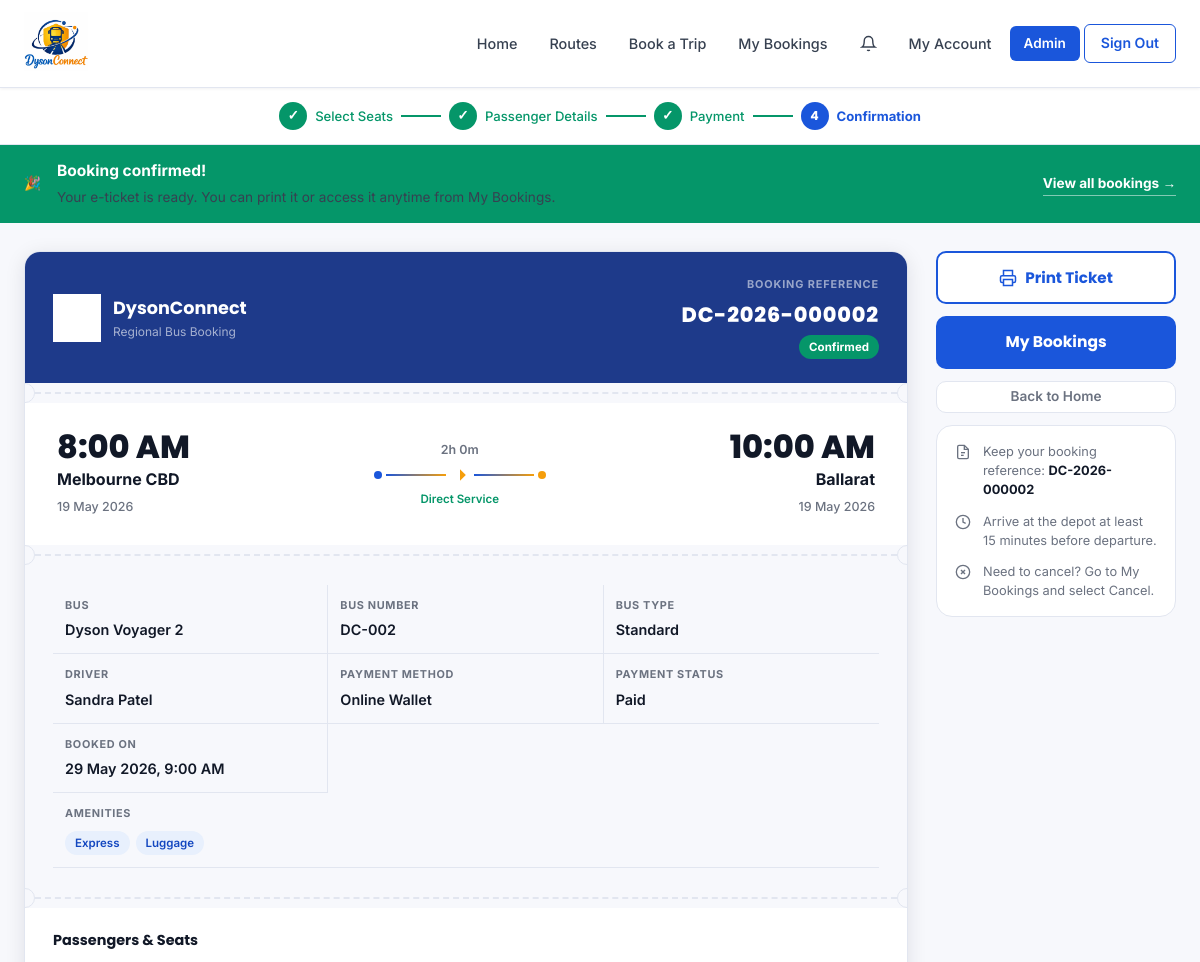
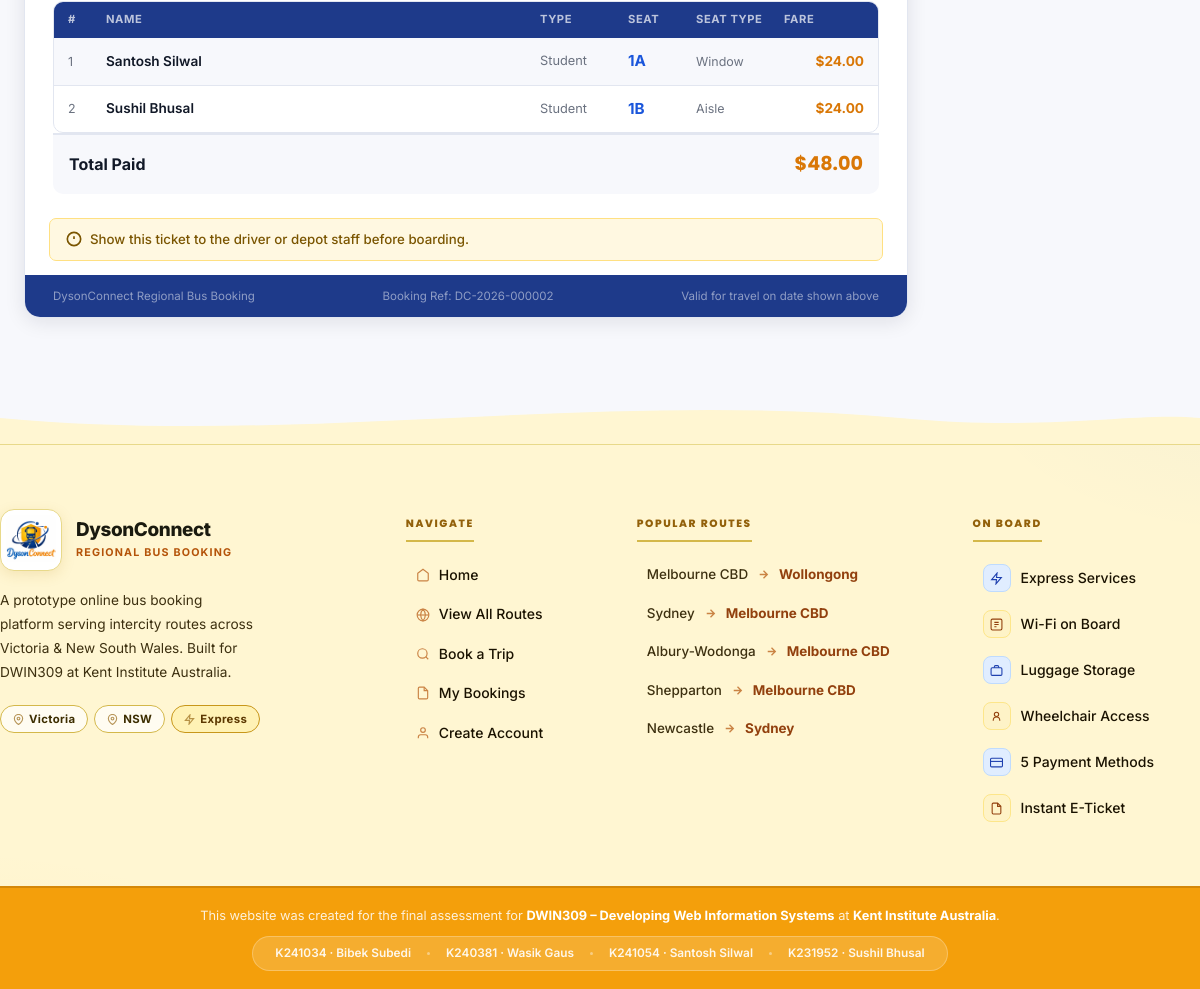
/ticket.php?booking_id=2 (signed in), run on the app's committed database (2 pictures, top to bottom).
### tables this page shows
CREATE TABLE bookings (
    booking_id        INT           UNSIGNED NOT NULL AUTO_INCREMENT,
    user_id           INT           UNSIGNED NOT NULL,
    schedule_id       INT           UNSIGNED NOT NULL,
    booking_reference VARCHAR(20)   NOT NULL,
    booking_date      DATETIME      NOT NULL DEFAULT CURRENT_TIMESTAMP,
    total_amount      DECIMAL(10,2) NOT NULL DEFAULT 0.00,
    booking_status    ENUM('Confirmed','Cancelled','Pending Payment')
                                    NOT NULL DEFAULT 'Pending Payment',
    refund_status     ENUM('Not Applicable','Pending','Processed','Rejected')
                                    NOT NULL DEFAULT 'Not Applicable',
    created_at        DATETIME      NOT NULL DEFAULT CURRENT_TIMESTAMP,
    PRIMARY KEY (booking_id),
    UNIQUE KEY uq_bookings_ref (booking_reference),
    CONSTRAINT fk_bookings_user
        FOREIGN KEY (user_id) REFERENCES users (user_id)
        ON UPDATE CASCADE ON DELETE RESTRICT,
    CONSTRAINT fk_bookings_schedule
        FOREIGN KEY (schedule_id) REFERENCES schedules (schedule_id)
        ON UPDATE CASCADE ON DELETE RESTRICT
);

CREATE TABLE schedules (
    schedule_id     INT         UNSIGNED NOT NULL AUTO_INCREMENT,
    bus_id          INT         UNSIGNED NOT NULL,
    route_id        INT         UNSIGNED NOT NULL,
    departure_date  DATE        NOT NULL,
    departure_time  TIME        NOT NULL,
    arrival_time    TIME        NOT NULL,
    available_seats TINYINT     UNSIGNED NOT NULL,
    status          ENUM('scheduled','departed','cancelled','completed')
                                NOT NULL DEFAULT 'scheduled',
    created_at      DATETIME    NOT NULL DEFAULT CURRENT_TIMESTAMP,
    PRIMARY KEY (schedule_id),
    CONSTRAINT fk_schedules_bus
        FOREIGN KEY (bus_id) REFERENCES buses (bus_id)
        ON UPDATE CASCADE ON DELETE RESTRICT,
    CONSTRAINT fk_schedules_route
        FOREIGN KEY (route_id) REFERENCES routes (route_id)
        ON UPDATE CASCADE ON DELETE RESTRICT
);

CREATE TABLE routes (
    route_id    INT           UNSIGNED NOT NULL AUTO_INCREMENT,
    origin      VARCHAR(100)  NOT NULL,
    destination VARCHAR(100)  NOT NULL,
    distance_km SMALLINT      UNSIGNED NOT NULL DEFAULT 0,
    base_price  DECIMAL(8,2)  NOT NULL,
    route_tags  VARCHAR(255)  DEFAULT NULL,
    status      ENUM('active','inactive') NOT NULL DEFAULT 'active',
    created_at  DATETIME      NOT NULL DEFAULT CURRENT_TIMESTAMP,
    PRIMARY KEY (route_id)
);

CREATE TABLE buses (
    bus_id        INT          UNSIGNED NOT NULL AUTO_INCREMENT,
    bus_name      VARCHAR(100) NOT NULL,
    bus_number    VARCHAR(20)  NOT NULL,
    bus_type      ENUM('Standard','Express','Sleeper','Mini') NOT NULL DEFAULT 'Standard',
    seat_capacity TINYINT      UNSIGNED NOT NULL DEFAULT 40,
    bus_image     VARCHAR(255) DEFAULT NULL,    
    driver_id     INT          UNSIGNED DEFAULT NULL,
    status        ENUM('active','inactive','maintenance') NOT NULL DEFAULT 'active',
    created_at    DATETIME     NOT NULL DEFAULT CURRENT_TIMESTAMP,
    PRIMARY KEY (bus_id),
    UNIQUE KEY uq_buses_number (bus_number),
    CONSTRAINT fk_buses_driver
        FOREIGN KEY (driver_id) REFERENCES drivers (driver_id)
        ON UPDATE CASCADE ON DELETE SET NULL
);

CREATE TABLE drivers (
    driver_id      INT          UNSIGNED NOT NULL AUTO_INCREMENT,
    full_name      VARCHAR(120) NOT NULL,
    phone          VARCHAR(20)  DEFAULT NULL,
    licence_number VARCHAR(40)  NOT NULL,
    status         ENUM('active','inactive') NOT NULL DEFAULT 'active',
    created_at     DATETIME     NOT NULL DEFAULT CURRENT_TIMESTAMP,
    PRIMARY KEY (driver_id),
    UNIQUE KEY uq_drivers_licence (licence_number)
);

CREATE TABLE payments (
    payment_id     INT           UNSIGNED NOT NULL AUTO_INCREMENT,
    booking_id     INT           UNSIGNED NOT NULL,
    payment_method ENUM('Card','Cash','Online Wallet')
                                 NOT NULL DEFAULT 'Card',
    payment_status ENUM('Paid','Pending','Failed','Refunded')
                                 NOT NULL DEFAULT 'Pending',
    payment_date   DATETIME      DEFAULT NULL,
    amount_paid    DECIMAL(10,2) NOT NULL DEFAULT 0.00,
    PRIMARY KEY (payment_id),
    UNIQUE KEY uq_payments_booking (booking_id),
    CONSTRAINT fk_payments_booking
        FOREIGN KEY (booking_id) REFERENCES bookings (booking_id)
        ON UPDATE CASCADE ON DELETE CASCADE
);

CREATE TABLE booking_passengers (
    passenger_id   INT          UNSIGNED NOT NULL AUTO_INCREMENT,
    booking_id     INT          UNSIGNED NOT NULL,
    seat_id        INT          UNSIGNED NOT NULL,
    passenger_name VARCHAR(120) NOT NULL,
    passenger_type ENUM('Adult','Student','Child','Senior')
                                NOT NULL DEFAULT 'Adult',
    fare_amount    DECIMAL(8,2) NOT NULL,
    PRIMARY KEY (passenger_id),
    CONSTRAINT fk_bp_booking
        FOREIGN KEY (booking_id) REFERENCES bookings (booking_id)
        ON UPDATE CASCADE ON DELETE CASCADE,
    CONSTRAINT fk_bp_seat
        FOREIGN KEY (seat_id) REFERENCES seats (seat_id)
        ON UPDATE CASCADE ON DELETE RESTRICT
);

CREATE TABLE seats (
    seat_id     INT         UNSIGNED NOT NULL AUTO_INCREMENT,
    bus_id      INT         UNSIGNED NOT NULL,
    seat_number VARCHAR(5)  NOT NULL,    
    seat_type   ENUM('Window','Aisle','Middle') NOT NULL DEFAULT 'Window',
    PRIMARY KEY (seat_id),
    UNIQUE KEY uq_seats_bus_num (bus_id, seat_number),
    CONSTRAINT fk_seats_bus
        FOREIGN KEY (bus_id) REFERENCES buses (bus_id)
        ON UPDATE CASCADE ON DELETE CASCADE
);

### ticket.php (the view, shortened to what the rows shown need)
<?php
require_once 'includes/db_connect.php';
require_once 'includes/functions.php';
$bookingId = isset($_GET['booking_id']) ? (int) $_GET['booking_id'] : 0;
$booking = getBookingDetails($conn, $bookingId);
$tags     = parseRouteTags($booking['route_tags']);
$durText  = '';
if (!empty($booking['departure_time']) && !empty($booking['arrival_time'])) {
    $diff = strtotime($booking['arrival_time']) - strtotime($booking['departure_time']);
    $h    = floor($diff / 3600);
    $m    = floor(($diff % 3600) / 60);
    $durText = $h . 'h ' . $m . 'm';
}
$statusClass = match($booking['booking_status']) {
    'Confirmed'       => 'confirmed',
    'Cancelled'       => 'cancelled',
    'Pending Payment' => 'pending',
    default           => 'pending',
};
require_once 'includes/header.php';
?>
<section class="ticket-section">
    <div class="container ticket-layout">
        <div class="ticket-wrap" id="ticket-printable">
            <div class="ticket-header">
                <div class="ticket-ref-block">
                    <span class="ticket-ref-label">Booking Reference</span>
                    <span class="ticket-ref"><?= e($booking['booking_reference']) ?></span>
                    <span class="ticket-status ticket-status--<?= $statusClass ?>">
                        <?= e($booking['booking_status']) ?>
                    </span>
                </div>
            </div>
            <div class="ticket-route">
                <div class="tr-city">
                    <span class="tr-time"><?= formatTime($booking['departure_time']) ?></span>
                    <span class="tr-name"><?= e($booking['origin']) ?></span>
                    <span class="tr-date"><?= date('d M Y', strtotime($booking['departure_date'])) ?></span>
                </div>
                <div class="tr-middle">
                    <?php if ($durText): ?>
                        <span class="tr-duration"><?= e($durText) ?></span>
                    <?php endif; ?>
                    <div class="tr-line">
                        <span class="tr-dot"></span>
                        <span class="tr-dash"></span>
                        <svg width="20" height="20" viewBox="0 0 24 24" fill="var(--orange)"><path d="M5 12h14M12 5l7 7-7 7"/></svg>
                        <span class="tr-dash"></span>
                        <span class="tr-dot tr-dot--dest"></span>
                    </div>
                    <span class="tr-direct">Direct Service</span>
                </div>
                <div class="tr-city tr-city--right">
                    <span class="tr-time"><?= formatTime($booking['arrival_time']) ?></span>
                    <span class="tr-name"><?= e($booking['destination']) ?></span>
                    <span class="tr-date"><?= date('d M Y', strtotime($booking['departure_date'])) ?></span>
                </div>
            </div>
            <div class="ticket-info-grid">
                <div class="ticket-info-block">
                    <span class="ti-label">Bus</span>
                    <span class="ti-value"><?= e($booking['bus_name']) ?></span>
                </div>
                <div class="ticket-info-block">
                    <span class="ti-label">Bus Number</span>
                    <span class="ti-value"><?= e($booking['bus_number']) ?></span>
                </div>
                <div class="ticket-info-block">
                    <span class="ti-label">Bus Type</span>
                    <span class="ti-value"><?= e($booking['bus_type']) ?></span>
                </div>
                <?php if (!empty($booking['driver_name'])): ?>
                <div class="ticket-info-block">
                    <span class="ti-label">Driver</span>
                    <span class="ti-value"><?= e($booking['driver_name']) ?></span>
                </div>
                <?php endif; ?>
                <div class="ticket-info-block">
                    <span class="ti-label">Payment Method</span>
                    <span class="ti-value"><?= e($booking['payment_method'] ?? 'N/A') ?></span>
                </div>
                <div class="ticket-info-block">
                    <span class="ti-label">Payment Status</span>
                    <span class="ti-value"><?= e($booking['payment_status'] ?? 'N/A') ?></span>
                </div>
                <div class="ticket-info-block">
                    <span class="ti-label">Booked On</span>
                    <span class="ti-value"><?= date('d M Y, g:i A', strtotime($booking['booking_date'])) ?></span>
                </div>
                <?php if (!empty($tags)): ?>
                <div class="ticket-info-block ticket-info-block--full">
                    <div class="ti-tags">
                        <?php foreach ($tags as $tag): ?>
                            <span class="route-tag"><?= e($tag) ?></span>
                        <?php endforeach; ?>
                    </div>
                </div>
                <?php endif; ?>
            </div>
            <div class="ticket-passengers">
                <div class="ticket-pax-table">
                    <?php foreach ($booking['passengers'] as $i => $pax): ?>
                    <div class="tpax-row">
                        <span class="tpax-num"><?= $i + 1 ?></span>
                        <span class="tpax-name"><?= e($pax['passenger_name']) ?></span>
                        <span class="tpax-type"><?= e($pax['passenger_type']) ?></span>
                        <span class="tpax-seat"><strong><?= e($pax['seat_number']) ?></strong></span>
                        <span class="tpax-stype"><?= e($pax['seat_type']) ?></span>
                        <span class="tpax-fare"><?= formatCurrency($pax['fare_amount']) ?></span>
                    </div>
                    <?php endforeach; ?>
                </div>
                <div class="ticket-total-row">
                    <span>Total Paid</span>
                    <span class="ticket-total-amount"><?= formatCurrency($booking['total_amount']) ?></span>
                </div>
            </div>
            <div class="ticket-footer-strip">
                <span>DysonConnect Regional Bus Booking</span>
                <span>Booking Ref: <?= e($booking['booking_reference']) ?></span>
                <span>Valid for travel on date shown above</span>
            </div>
        </div>
        <aside class="ticket-actions">
            <div class="ticket-action-info">
                <div class="tai-item">
                    <span>Keep your booking reference: <strong><?= e($booking['booking_reference']) ?></strong></span>
                </div>
            </div>
        </aside>
    </div>
</section>
<?php require_once 'includes/footer.php'; ?>

### includes/footer.php (shortened to what the rows shown need)
</main>
<footer class="site-footer">
<div class="footer-inner">
    <div class="container footer-grid">
        <div class="footer-col">
            <ul class="footer-list footer-routes">
            <?php
            global $conn;
            $footerRoutes = [];
            if (isset($conn)) {
                $fRes = $conn->query("SELECT origin, destination FROM routes WHERE status='active' ORDER BY base_price DESC");
                $fSeen = [];
                while ($fr = $fRes->fetch_assoc()) {
                    if (!isset($fSeen[$fr['origin']]) && count($footerRoutes) < 5) {
                        $fSeen[$fr['origin']] = true;
                        $footerRoutes[] = $fr;
                    }
                }
            }
            foreach ($footerRoutes as $fr): ?>
            <li>
                <a href="<?= BASE_URL ?>search.php?origin=<?= urlencode($fr['origin']) ?>&destination=<?= urlencode($fr['destination']) ?>" class="footer-route-link">
                    <span class="frl-from"><?= htmlspecialchars($fr['origin'], ENT_QUOTES) ?></span>
                    <svg class="frl-arrow" width="13" height="13" viewBox="0 0 24 24" fill="none" stroke="currentColor" stroke-width="2.5"><path d="M5 12h14M12 5l7 7-7 7"/></svg>
                    <span class="frl-to"><?= htmlspecialchars($fr['destination'], ENT_QUOTES) ?></span>
                </a>
            </li>
            <?php endforeach; ?>
            </ul>
        </div>
    </div>
</div>
</footer>
</body>
</html>

### data on the page
bookings: booking_reference "DC-2026-000002", booking_status "Confirmed", schedule.departure_time "8:00 AM", routes.origin "Melbourne CBD", schedule.departure_date "19 May 2026", schedule.departure_time "2h 0m", schedule.arrival_time "10:00 AM", routes.destination "Ballarat", buses.bus_name "Dyson Voyager 2", buses.bus_number "DC-002", buses.bus_type "Standard", drivers.full_name "Sandra Patel", payments.payment_method "Online Wallet", payments.payment_status "Paid", booking_date "29 May 2026, 9:00 AM", routes.route_tags "Express", routes.route_tags "Luggage", total_amount "$48.00"
booking_passengers: passenger_name "Santosh Silwal", passenger_type "Student", seat.seat_number "1A", seat.seat_type "Window", fare_amount "$24.00"
booking_passengers: passenger_name "Sushil Bhusal", passenger_type "Student", seat.seat_number "1B", seat.seat_type "Aisle", fare_amount "$24.00"
routes: origin "Melbourne CBD", destination "Wollongong"
routes: origin "Sydney", destination "Melbourne CBD"
routes: origin "Albury-Wodonga", destination "Melbourne CBD"
routes: origin "Shepparton", destination "Melbourne CBD"
routes: origin "Newcastle", destination "Sydney"
